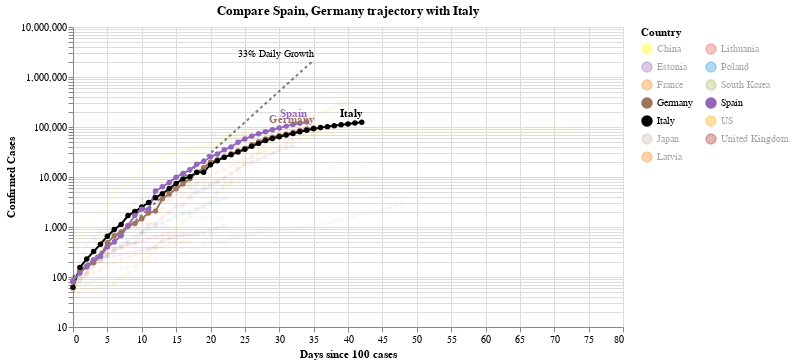

Notebook code cell kept with this figure:
### Code cell
#hide_input
chart2 = make_since_chart(['Spain', 'Germany'])
chart2

### Figure 1 — Vega-Lite specification as saved in the notebook (floating-point values rounded to 4 significant figures; data arrays with more than 128 entries replaced by an {"elided": "..."} marker saying what was removed)
{"config": {"view": {"continuousWidth": 400, "continuousHeight": 300}}, "layer": [{"mark": {"type": "line", "color": "black", "opacity": 0.5, "strokeDash": [3, 3]}, "encoding": {"x": {"type": "quantitative", "field": "Days since 100 cases"}, "y": {"type": "quantitative", "field": "Confirmed Cases"}}}, {"mark": {"type": "text", "align": "right", "dy": -6, "fontSize": 10, "text": "33% Daily Growth"}, "encoding": {"x": {"type": "quantitative", "field": "Days since 100 cases"}, "y": {"type": "quantitative", "field": "Confirmed Cases"}}, "transform": [{"filter": "(datum['Days since 100 cases'] >= 35)"}]}, {"data": {"name": "data-944cbfd51df286de0f6a97af098a867c"}, "mark": {"type": "line", "point": true}, "encoding": {"color": {"type": "nominal", "field": "Country", "legend": {"columns": 2}, "scale": {"domain": ["China", "Estonia", "France", "Germany", "Italy", "Japan", "Latvia", "Lithuania", "Poland", "South Korea", "Spain", "US", "United Kingdom"], "range": ["yellow", "#9467bd", "#F58518", "#9D755D", "black", "#C1B7AD", "#F58518", "#E45756", "#2495D3", "#A1BA59", "#9467bd", "orange", "brown"]}}, "opacity": {"condition": {"value": 1, "selection": "selector003"}, "value": 0.05}, "tooltip": [{"type": "nominal", "field": "Country"}, {"type": "temporal", "field": "Date"}, {"type": "quantitative", "field": "Confirmed Cases"}, {"type": "quantitative", "field": "Days since 100 cases"}], "x": {"type": "quantitative", "field": "Days since 100 cases"}, "y": {"type": "quantitative", "field": "Confirmed Cases", "scale": {"type": "log"}}}, "selection": {"selector003": {"type": "multi", "fields": ["Country"], "bind": "legend", "init": [{"Country": "Spain"}, {"Country": "Germany"}, {"Country": "Italy"}]}}, "width": 550}, {"data": {"name": "data-944cbfd51df286de0f6a97af098a867c"}, "mark": {"type": "text", "align": "right", "dy": -8, "fontWeight": "bold"}, "encoding": {"color": {"type": "nominal", "field": "Country", "legend": {"columns": 2}, "scale": {"domain": ["China", "Estonia", "France", "Germany", "Italy", "Japan", "Latvia", "Lithuania", "Poland", "South Korea", "Spain", "US", "United Kingdom"], "range": ["yellow", "#9467bd", "#F58518", "#9D755D", "black", "#C1B7AD", "#F58518", "#E45756", "#2495D3", "#A1BA59", "#9467bd", "orange", "brown"]}}, "opacity": {"condition": {"value": 1, "selection": "selector003"}, "value": 0.05}, "text": {"type": "nominal", "field": "Country"}, "tooltip": [{"type": "nominal", "field": "Country"}, {"type": "temporal", "field": "Date"}, {"type": "quantitative", "field": "Confirmed Cases"}, {"type": "quantitative", "field": "Days since 100 cases"}], "x": {"type": "quantitative", "field": "Days since 100 cases"}, "y": {"type": "quantitative", "field": "Confirmed Cases", "scale": {"type": "log"}}}, "transform": [{"filter": "(datum['Date'] >= 1585958400000)"}], "width": 550}], "data": {"name": "data-c1a3bbf4dd040f2e7e8e7a69520e3c2a"}, "title": "Compare Spain, Germany trajectory with Italy", "$schema": "https://vega.github.io/schema/vega-lite/v4.0.2.json", "datasets": {"data-c1a3bbf4dd040f2e7e8e7a69520e3c2a": [{"Days since 100 cases": 0, "Confirmed Cases": 100.0}, {"Days since 100 cases": 1, "Confirmed Cases": 133.0}, {"Days since 100 cases": 2, "Confirmed Cases": 176.9}, {"Days since 100 cases": 3, "Confirmed Cases": 235.3}, {"Days since 100 cases": 4, "Confirmed Cases": 312.9}, {"Days since 100 cases": 5, "Confirmed Cases": 416.2}, {"Days since 100 cases": 6, "Confirmed Cases": 553.5}, {"Days since 100 cases": 7, "Confirmed Cases": 736.1}, {"Days since 100 cases": 8, "Confirmed Cases": 979.1}, {"Days since 100 cases": 9, "Confirmed Cases": 1302.0}, {"Days since 100 cases": 10, "Confirmed Cases": 1732.0}, {"Days since 100 cases": 11, "Confirmed Cases": 2303.0}, {"Days since 100 cases": 12, "Confirmed Cases": 3064.0}, {"Days since 100 cases": 13, "Confirmed Cases": 4074.0}, {"Days since 100 cases": 14, "Confirmed Cases": 5419.0}, {"Days since 100 cases": 15, "Confirmed Cases": 7207.0}, {"Days since 100 cases": 16, "Confirmed Cases": 9586.0}, {"Days since 100 cases": 17, "Confirmed Cases": 12750.0}, {"Days since 100 cases": 18, "Confirmed Cases": 16960.0}, {"Days since 100 cases": 19, "Confirmed Cases": 22550.0}, {"Days since 100 cases": 20, "Confirmed Cases": 29990.0}, {"Days since 100 cases": 21, "Confirmed Cases": 39890.0}, {"Days since 100 cases": 22, "Confirmed Cases": 53060.0}, {"Days since 100 cases": 23, "Confirmed Cases": 70560.0}, {"Days since 100 cases": 24, "Confirmed Cases": 93850.0}, {"Days since 100 cases": 25, "Confirmed Cases": 124800.0}, {"Days since 100 cases": 26, "Confirmed Cases": 166000.0}, {"Days since 100 cases": 27, "Confirmed Cases": 220800.0}, {"Days since 100 cases": 28, "Confirmed Cases": 293700.0}, {"Days since 100 cases": 29, "Confirmed Cases": 390600.0}, {"Days since 100 cases": 30, "Confirmed Cases": 519500.0}, {"Days since 100 cases": 31, "Confirmed Cases": 690900.0}, {"Days since 100 cases": 32, "Confirmed Cases": 918900.0}, {"Days since 100 cases": 33, "Confirmed Cases": 1222000.0}, {"Days since 100 cases": 34, "Confirmed Cases": 1625000.0}, {"Days since 100 cases": 35, "Confirmed Cases": 2162000.0}], "data-944cbfd51df286de0f6a97af098a867c": {"elided": "472 records"}}}
